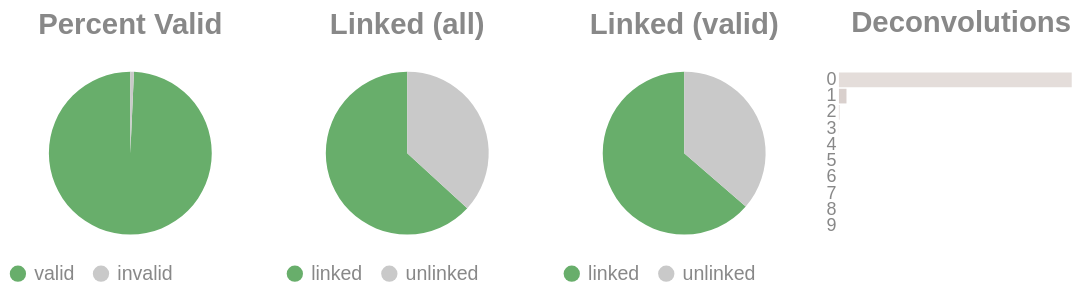

Notebook code cell kept with this figure:
### Code cell
if SKIPLR:
    pass
else:
    clash = Counter()
    for i in valids['molecule'].to_list():
        _mol = i.split("-")
        if len(_mol) == 1:
            clash.update('0')
        else:
            clash.update(_mol[-1])

    _d = {"deconvolutions": [], 'count': []}
    for k,v in clash.items():
        _d['deconvolutions'].append(k)
        _d['count'].append(v)

    tot_valid = valids['reads'].sum()
    mask = valids['reads'] >= 2
    n_linked_reads = valids.filter(mask)['reads'].sum()
    if n_linked_reads == 0:
        print_html("No linked molecules (>=2 reads) were detected; skipping linked-only distributions.")
        SKIPLR = True
    else:
        perc_valid = round(tot_valid / n_reads, 4)
        linked_perc_abs = round(n_linked_reads / n_reads, 4)
        linked_perc = round(n_linked_reads / tot_valid, 4)

    _valid = pl.DataFrame({"valids": ['valid', 'invalid'], "count": [tot_valid, n_reads - tot_valid]})
    _linked_abs = pl.DataFrame({"linked (absolute)": ['linked', 'unlinked'], "count": [n_linked_reads, n_reads - n_linked_reads]})
    _linked_rel = pl.DataFrame({"linked (valids)": ['linked', 'unlinked'], "count": [n_linked_reads, tot_valid - n_linked_reads]})

    (
        alt.hconcat(
            piechart(_valid, goodval = 'valid', title = "Percent Valid"),
            piechart(_linked_abs, goodval = "linked", title =  "Linked (all)"),
            piechart(_linked_rel, goodval = "linked", title =  "Linked (valid)"),
            convolutionbar(pl.DataFrame(_d), title = "Deconvolutions"),
            center = True,
            bounds = 'flush'
        )
        .resolve_scale(color='independent')
        .resolve_legend('independent')
        .properties(usermeta={'embedOptions': {"actions": False}})
    ).display()

### Figure 1 — Vega-Lite specification as saved in the notebook (floating-point values rounded to 4 significant figures)
{"width": "container", "height": 400, "config": {"title": {"anchor": "start", "dy": -15, "fontSize": 18, "color": "#888888", "subtitleColor": "#888888", "subtitleFontSize": 14}, "arc": {"fill": "#0072B2"}, "axis": {"domainColor": "#888888", "domainWidth": 0.5, "gridWidth": 0.2, "grid": false, "titleFontWeight": 400, "titleFontSize": 15, "labelFontSize": 11, "labelColor": "#888888", "tickColor": "#888888", "tickWidth": 0.2, "titleColor": "#888888"}, "axisBand": {"grid": false}, "axisX": {"grid": true, "tickSize": 10, "domainCap": "round"}, "axisY": {"domain": false, "grid": true, "tickSize": 0, "domainCap": "round"}, "background": "transparent", "header": {"labelFontSize": 15, "labelColor": "#888888", "titleFontSize": 15, "titleFontWeight": 600, "titleColor": "#888888"}, "legend": {"labelFont": "sans-serif", "labelFontSize": 12, "labelColor": "#888888", "symbolSize": 100, "symbolType": "circle", "titleFontSize": 12, "titlePadding": 10, "titleColor": "#888888", "title": null}, "range": {"category": ["#E69F00", "#56B4E9", "#009E73", "#F0E442", "#0072B2", "#D55E00", "#CC79A7", "#000000"], "diverging": ["#cfe8f3", "#a2d4ec", "#73bfe2", "#46abdb", "#1696d2", "#12719e"]}, "area": {"fill": "#0072B2", "fillOpacity": 0.7, "line": true, "strokeOpacity": 0.7}, "line": {"color": "#0072B2", "stroke": "#0072B2", "strokeWidth": 2}, "trail": {"color": "#0072B2", "stroke": "#0072B2", "strokeWidth": 0, "size": 1}, "point": {"filled": true, "fillOpacity": 1.0, "size": 95}, "text": {"color": "#888888", "fontSize": 11, "align": "right", "fontWeight": 400, "size": 11}, "bar": {"fill": "#0072B2", "stroke": null}, "view": {"stroke": null, "continuousWidth": 660, "continuousHeight": 400}}, "hconcat": [{"data": {"name": "data-17d9becf04854e40810cbe43eb9ec938"}, "mark": {"type": "arc"}, "encoding": {"color": {"field": "valids", "legend": {"orient": "bottom", "title": null}, "scale": {"domain": ["valid", "invalid"], "range": ["#68ae6b", "#C9C9C9"]}, "title": "Valids", "type": "nominal"}, "theta": {"field": "count", "type": "quantitative"}, "tooltip": [{"field": "valids", "title": "Valids", "type": "ordinal"}, {"field": "percent", "format": ".2%", "title": "Percent", "type": "quantitative"}, {"field": "count", "title": "Count", "type": "quantitative"}]}, "height": 100, "title": {"text": "Percent Valid", "align": "center", "anchor": "middle"}, "transform": [{"calculate": "datum.count / 6730052", "as": "percent"}], "width": 150}, {"data": {"name": "data-fae2481bfa963988f296962460849981"}, "mark": {"type": "arc"}, "encoding": {"color": {"field": "linked (absolute)", "legend": {"orient": "bottom", "title": null}, "scale": {"domain": ["linked", "unlinked"], "range": ["#68ae6b", "#C9C9C9"]}, "title": "Linked (Absolute)", "type": "nominal"}, "theta": {"field": "count", "type": "quantitative"}, "tooltip": [{"field": "linked (absolute)", "title": "Linked (Absolute)", "type": "ordinal"}, {"field": "percent", "format": ".2%", "title": "Percent", "type": "quantitative"}, {"field": "count", "title": "Count", "type": "quantitative"}]}, "height": 100, "title": {"text": "Linked (all)", "align": "center", "anchor": "middle"}, "transform": [{"calculate": "datum.count / 6730052", "as": "percent"}], "width": 150}, {"data": {"name": "data-154e68e63c068bee028d33a6e80a3641"}, "mark": {"type": "arc"}, "encoding": {"color": {"field": "linked (valids)", "legend": {"orient": "bottom", "title": null}, "scale": {"domain": ["linked", "unlinked"], "range": ["#68ae6b", "#C9C9C9"]}, "title": "Linked (Valids)", "type": "nominal"}, "theta": {"field": "count", "type": "quantitative"}, "tooltip": [{"field": "linked (valids)", "title": "Linked (Valids)", "type": "ordinal"}, {"field": "percent", "format": ".2%", "title": "Percent", "type": "quantitative"}, {"field": "count", "title": "Count", "type": "quantitative"}]}, "height": 100, "title": {"text": "Linked (valid)", "align": "center", "anchor": "middle"}, "transform": [{"calculate": "datum.count / 6681971", "as": "percent"}], "width": 150}, {"data": {"name": "data-a54a1dc7a77dd231a5746d6a961aa776"}, "mark": {"type": "bar"}, "encoding": {"color": {"field": "deconvolutions", "legend": null, "scale": {"scheme": "lightgreyred"}, "type": "nominal"}, "tooltip": [{"field": "deconvolutions", "title": "Deconvolutions", "type": "ordinal"}, {"field": "percent", "format": ".2%", "title": "Percent", "type": "quantitative"}, {"field": "count", "title": "Count", "type": "quantitative"}], "x": {"axis": null, "field": "count", "type": "quantitative"}, "y": {"field": "deconvolutions", "sort": "ascending", "title": null, "type": "nominal"}}, "height": 100, "title": {"text": "Deconvolutions", "align": "center", "anchor": "middle"}, "transform": [{"calculate": "datum.count / 3449526", "as": "percent"}], "width": 150}], "bounds": "flush", "center": true, "resolve": {"legend": {"angle": "independent"}, "scale": {"color": "independent"}}, "usermeta": {"embedOptions": {"actions": false}}, "$schema": "https://vega.github.io/schema/vega-lite/v6.1.0.json", "datasets": {"data-17d9becf04854e40810cbe43eb9ec938": [{"valids": "valid", "count": 6681971}, {"valids": "invalid", "count": 48081}], "data-fae2481bfa963988f296962460849981": [{"linked (absolute)": "linked", "count": 4252407}, {"linked (absolute)": "unlinked", "count": 2477645}], "data-154e68e63c068bee028d33a6e80a3641": [{"linked (valids)": "linked", "count": 4252407}, {"linked (valids)": "unlinked", "count": 2429564}], "data-a54a1dc7a77dd231a5746d6a961aa776": [{"deconvolutions": "0", "count": 3334411}, {"deconvolutions": "1", "count": 108051}, {"deconvolutions": "2", "count": 6249}, {"deconvolutions": "3", "count": 618}, {"deconvolutions": "4", "count": 123}, {"deconvolutions": "5", "count": 36}, {"deconvolutions": "6", "count": 14}, {"deconvolutions": "7", "count": 11}, {"deconvolutions": "8", "count": 8}, {"deconvolutions": "9", "count": 5}]}}
